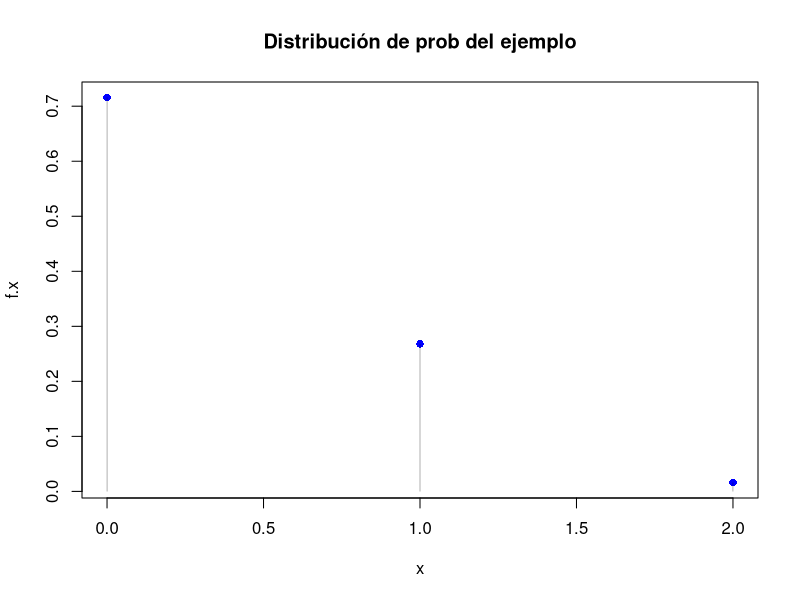
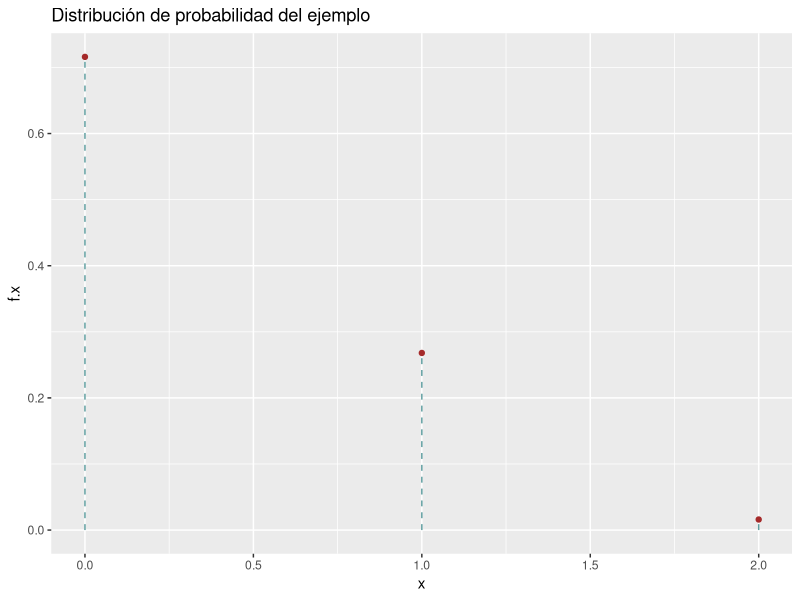
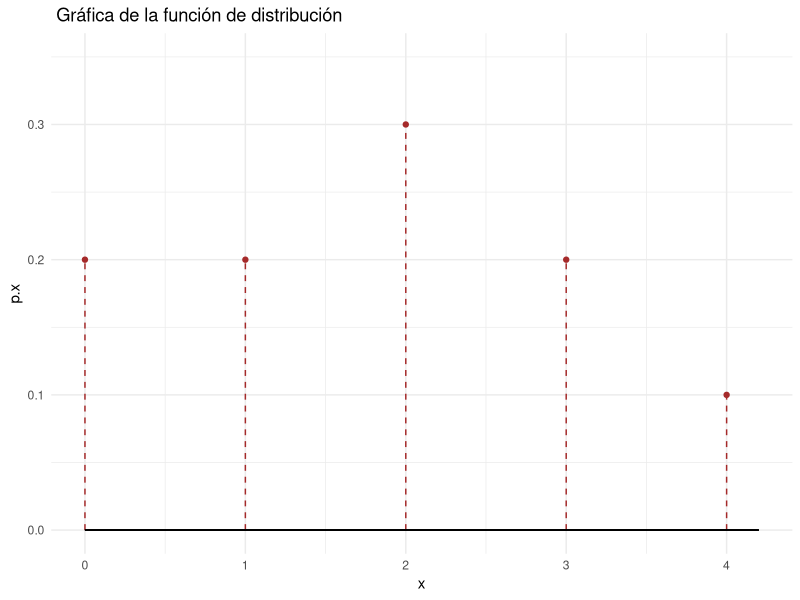
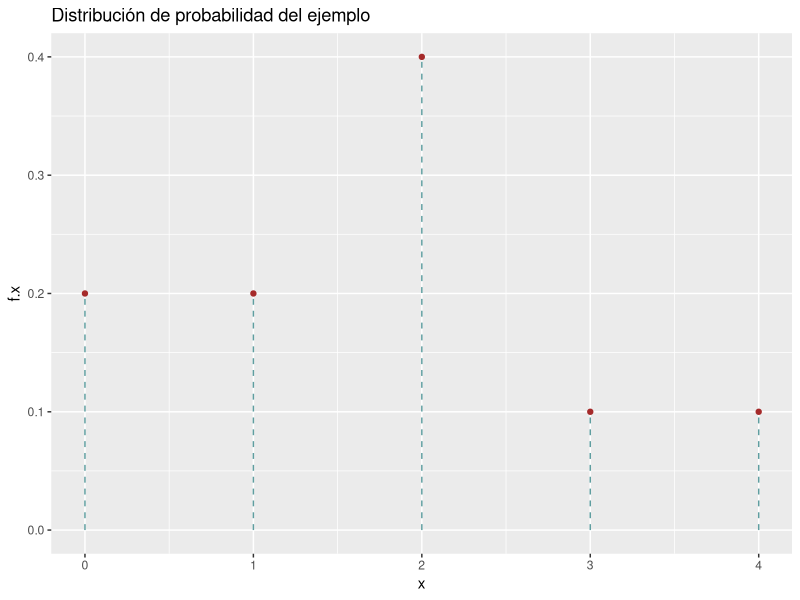
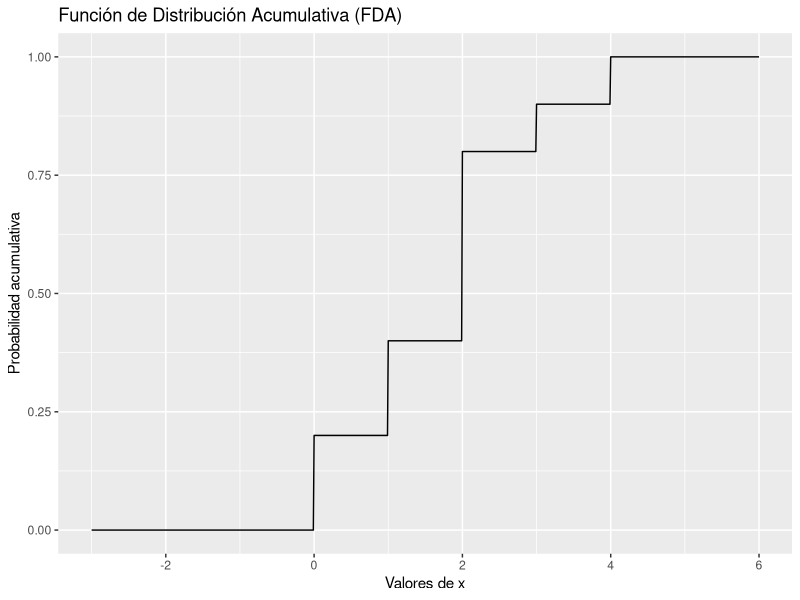

These charts were generated, in order, by the following R code:
############################
### Variables aleatorias ###
############################

"
Variables Aleatorias:

Una v = a, es una función cuyo dominio es el espacio muestral y el
codominio es el subconjunto de los números reales

## Nota: las variables aleatorias se simbolizan con letras mayúsculas
(generalmente las últimas del alfabeto)

Dominio e la función:
  1) discreto - V.A. discreta xd
  2) continuo - V.A. continuo
  
Ejemplo i:
  Se lanza una moneda 3 vees y se define X, la V.A. como el número de
  caras
  
  S = {ccc, ccs, csc, scc, css, scs, ssc, sss}
  
  X = 0,1,2,3
  
  ¿Cuál es la prob. de que X = 0?
  P(X = 0) = 1/8
  etc...
  P(X = 1) = 3/8
  P(X = 2) = 3/8
  P(X = 3) = 1/8
  
Ejemplo ii:
  Un borrachito quiere abrir la puerta con un manojo de llaves,
  defina el espacio muestral.
  
  E = entra
  F = falla xd
  
  S = {F, FE, FFE, FFFE, FFFFE, ...}
  puede no entrar nunca xd
"

################################################
### Distribuciones discretas de probabilidad ###
################################################

"
El conjunto de pares ordenados (x,, f(x)) es una función de 
probabilidad, de una función de masa de probabilidad o una
distribución de probabilidad de la variable aleatoria discreta X si 
para cada resultado x posible,

1) f(x) >= 0 -> Una función de probabilidad no puede ser negativa
2) Σ f(x) = 1 -> La suma de todos los valores de x debe ser 1 xd
3) P(X = x) = f(x) -> la probabilidad de que X sea igual a x
"

##############################################################
### Variables aleatorias y su distribucion de probabilidad ###
##############################################################

## Ejemplo 3.8

"Un embarque de 20 computadoras portátiles similares para una tienda minorista contiene
3 que están defectuosas. Si una escuela compra al azar 2 de estas computadoras, calcule
la distribución de probabilidad para el número de computadoras defectuosas."

# P(X = x)= f(x)

N <- 20 # Nunero total de comp

n <- 2  # tamaño de la muestra

k <- 3  # num de comp defectuosos

Nk <- N - k # num de comp buenos

x <- 0:2 # valores que puede tomar x

f.x <- round(choose(k,x)*choose(N-k,n-x)/choose(N,n),3);f.x

sum(f.x)

tbl3.8 <- data.frame(x,f.x)

library(knitr)

plot(x,f.x,main = "Distribución de prob del ejemplo", pch =16,col="blue")

segments(x0 = 0, x1 = 0,y0 = 0,y1 = tbl3.8[1,2],lwd= 0.3)

tbl3.8[2,2]

?segments

segments(x0 = 1, x1 = 1, y0 = 0, y1 = tbl3.8[2,2],lwd=0.3)

segments(x0 = 2, x1 = 2, y0 = 0, y1 = tbl3.8[3,2], lwd = 0.3)

library(ggplot2)

ggplot(data = tbl3.8, aes(x = x,y = f.x)) +
  geom_point(col='brown') +
  geom_segment(aes(x = x,y =0 ,xend = x,yend = f.x),
               col="cadetblue",linetype = "dashed") +
  labs(title = "Distribución de probabilidad del ejemplo")

" Ejemplo"

x <- 0:4

p.x <- c(0.2,0.2,0.3,0.2,0.1)

sum(p.x)

df <- data.frame(x,p.x)

 ggplot(data = df, aes(x=x,y=p.x)) +
  geom_point(col='brown') +
  geom_segment(aes(x=x,y=0,xend=x,yend=p.x),linetype = "dashed",col="brown") +
  ylim(0,0.35) +
  labs(title=' Gráfica de la función de distribución') +
  geom_segment(aes(x = 0, xend = 4.2, y = 0, yend = 0)) +
   theme_minimal() 
  
   ##########################################################
 
   ##### Funcion de distribucion acumulativa ######
  
 
x <- 0:4
 
f.x <- c(1/5,1/5,2/5,1/10,1/10) # Función de probabilidad

df1 <- data.frame(x,f.x);df1

library(ggplot2)

ggplot(data = df1, aes(x = x,y = f.x)) +
  geom_point(col='brown') +
  geom_segment(aes(x = x,y =0 ,xend = x,yend = f.x),
               col="cadetblue",linetype = "dashed") +
  labs(title = "Distribución de probabilidad del ejemplo")


" Función de distribución acumulativa, versión 1"

F.x <- function(x){
  if (x < 0){
    rta <- 0
  } else if (0 <= x & x < 1){
    rta <- 0.2
  } else if (1 <= x & x < 2){
    rta <- 0.2 + 0.2
  } else if (2 <= x & x < 3){
    rta <- 0.4 + 0.4
  } else if (3 <= x & x < 4){
    rta <- 0.8 + 0.1
  } else if (4<= x){
    rta <- 1
  }
  return(rta)
}
  
F.x(3.97)

" Versión 2"

F.x. <- function(x){
  ifelse(x < 0,0,
         ifelse(x < 1,0.2,
                ifelse(x < 2,0.4,
                       ifelse(x < 3,0.7,
                              ifelse(x < 4,0.9,1)))))
}

F.x.(3.9999)

F.x.(2.87)

x <- seq(-3, 6, by = 0.01)  # Crea un vector de -3 a 6 con pasos de 0.1

fda_valores <- sapply(x, F.x) 
  
library(ggplot2)

df <- data.frame(x = x, fda = fda_valores)

ggplot(df, aes(x = x, y = fda)) +
  geom_line() +
  labs(x = "Valores de x", y = "Probabilidad acumulativa") +
  ggtitle("Función de Distribución Acumulativa (FDA)")

" Versión 3"

x <- c(0:4)

f.x <- function(x) {
  if (x == 0) return(0.2)
  else if (x == 1) return(0.2)
  else if (x == 2) return(0.3)
  else if (x == 3) return(0.2)
  else if (x == 4) return(0.1)
  else return(0)
}

f.x(0)

### Definir F como un for

F.x <- function(x) {
  Fx <- 0
  for (i in -1:x) {
    Fx <- Fx + f.x(i)
  }
  return(Fx)
}

F.x(6)

